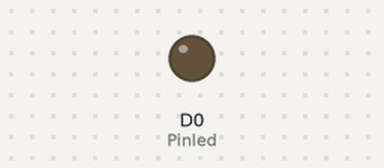
A sketch run on a simulated ESP8266 (NodeMCU). Parts: output pins drawn as LEDs (lit = HIGH).

Above: at 0.05 s.
At 2.0 s:
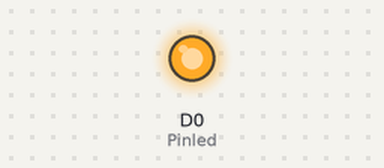
At 4.0 s:
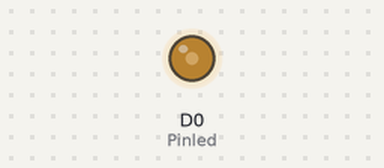
Timing chart, 0 to 5.2 s (numbered marks = the images above):
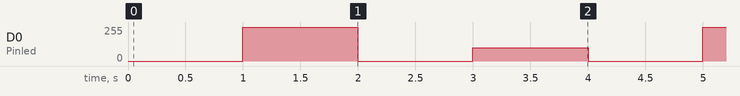

Measured:
- by itself, D0 (Pinled): repeats every 4.0 s: 0/255 1.0 s, 100/255 1.0 s, 0/255 1.0 s, 255/255 1.0 s

The sketch:

keyesled.ino
```cpp
#define Pinled D0

void setup() {
  // put your setup code here, to run once:
  pinMode(Pinled, OUTPUT);
}

void loop() {
  // put your main code here, to run repeatedly:
  digitalWrite(Pinled, LOW);
  delay(1000);
  digitalWrite(Pinled, HIGH);
  delay(1000);

  digitalWrite(Pinled, 0);
  delay(1000);
  analogWrite(Pinled, 100);
  delay(1000);
}
```
